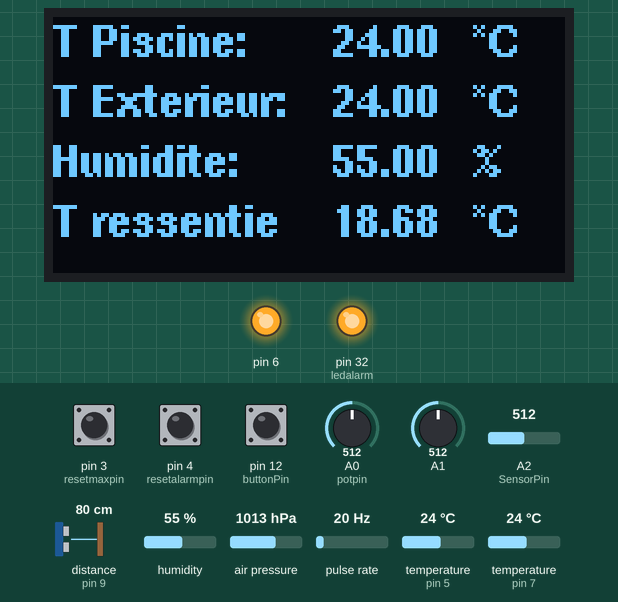
Simulated run of this sketch. Board: Arduino Mega 2560, built with avr-gcc and run on an emulated ATmega2560. On the bench: 128×64 one-colour display, output pins drawn as LEDs (lit = HIGH). Wiring (inferred from the names in the program): ultrasonic range finder: trigger pin 8; echo pin 9; pulse sensor: data pin 2. The inputs (shaded band) are chosen by the test bench; at power-on: humidity 55 %, pin 12 (buttonPin) HIGH, distance to the obstacle (sensor on pin 9) 80 cm, air pressure 1013 hPa, pin 3 (resetmaxpin) HIGH, pin 4 (resetalarmpin) HIGH, A0 (potpin) = 512, A1 = 512, A2 (SensorPin) = 512, pulse rate 20 Hz, temperature (sensors on pin 5, pin 7) 24 °C. The echo pulse lasts 58.3 µs per cm; pins used as bus, display or sensor lines are not drawn; what the sketch prints to the serial monitor is not drawn.

Above: at 5.2 s.
5.3 s: humidity set to 22 %
At 10.1 s:
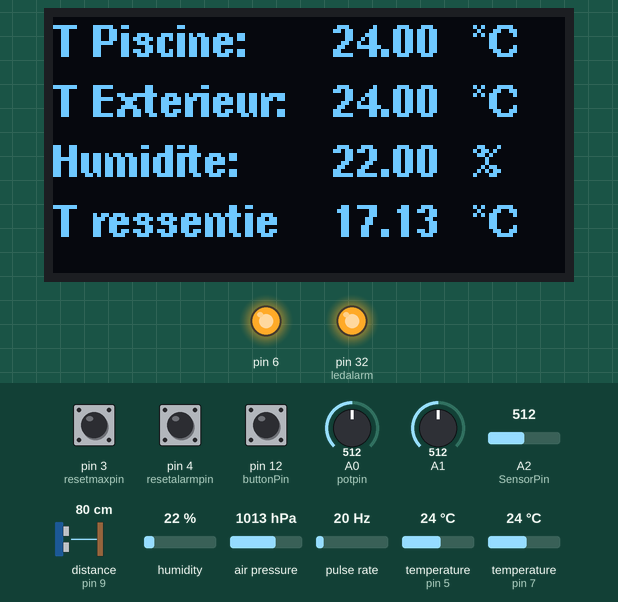
10.7 s: pin 12 (buttonPin) pulled LOW for 3.2 s
At 14.4 s:
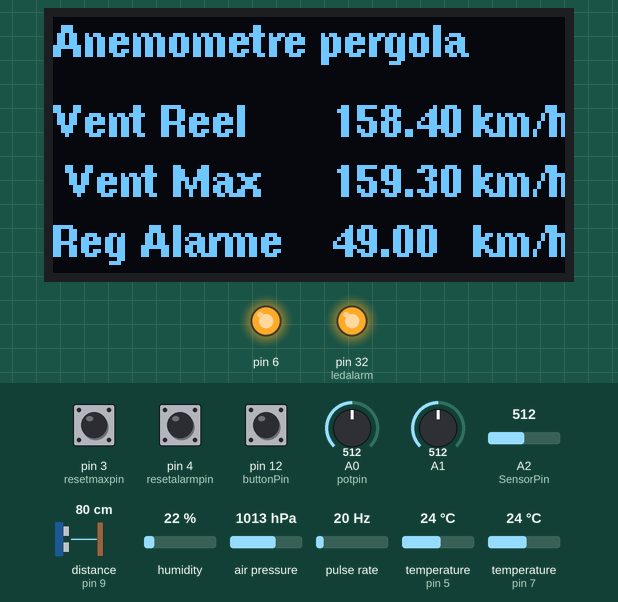
15.4 s: pin 12 (buttonPin) pulled LOW for 3.2 s
At 19.5 s:
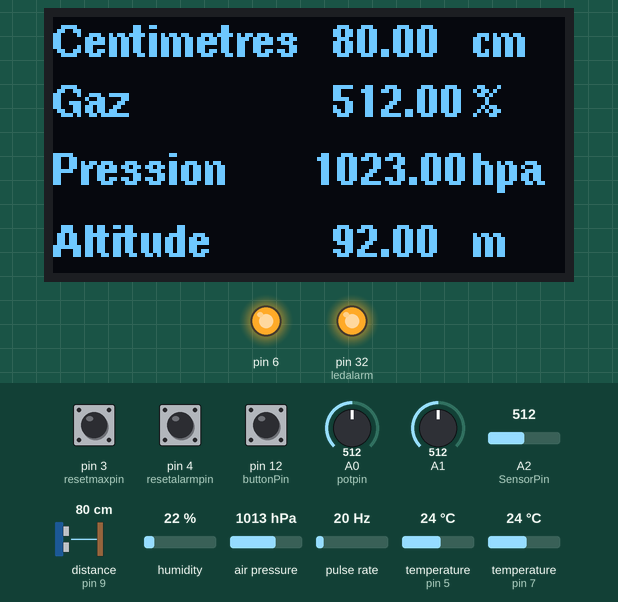
24.4 s: distance to the obstacle (sensor on pin 9) set to 2 cm
At 32.7 s:
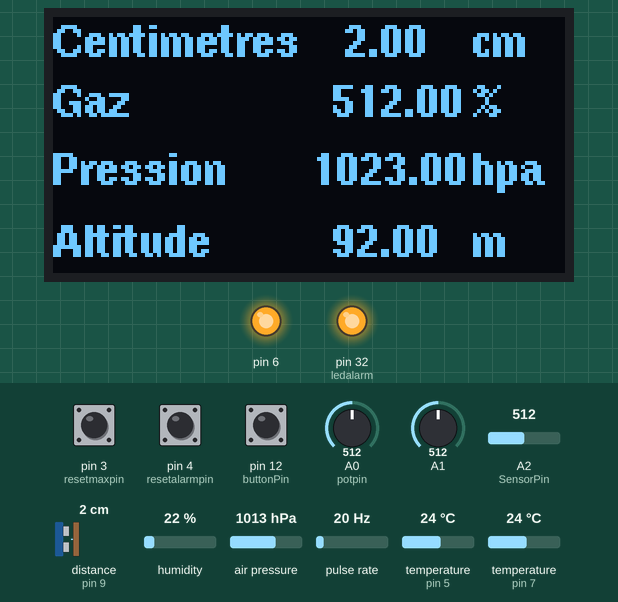
36.5 s: air pressure set to 952 hPa
At 41.6 s:
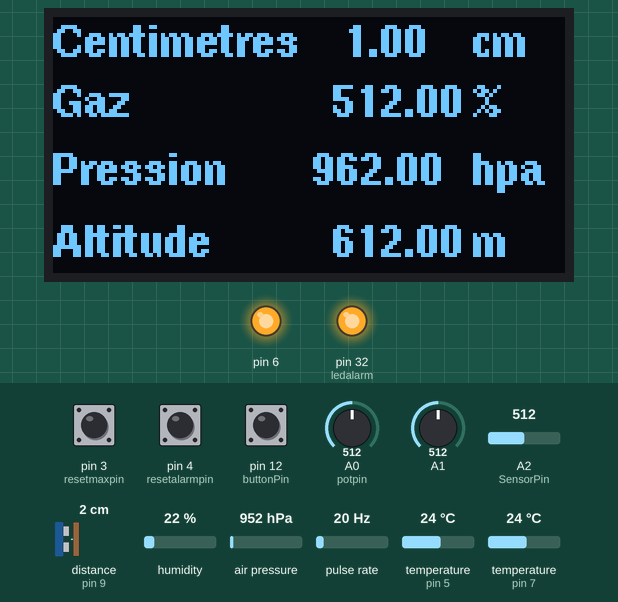
42.5 s: pin 12 (buttonPin) pulled LOW for 3.2 s
At 46.5 s:
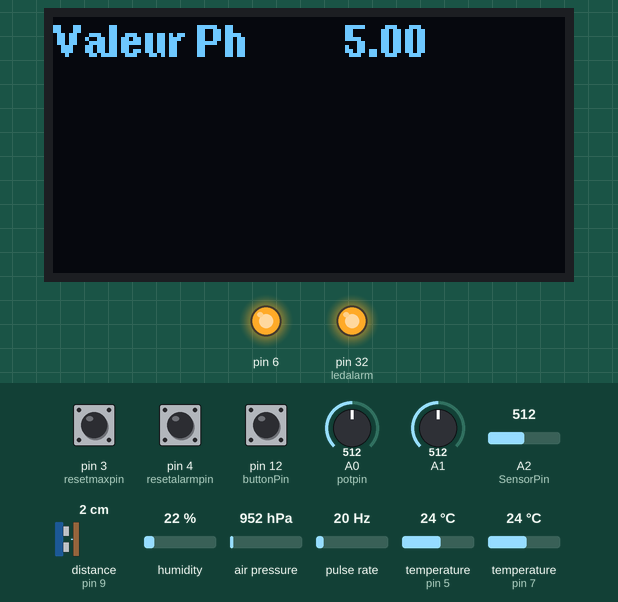
Timing chart, 0 to 48.0 s (numbered marks = the images above; inputs shaded):
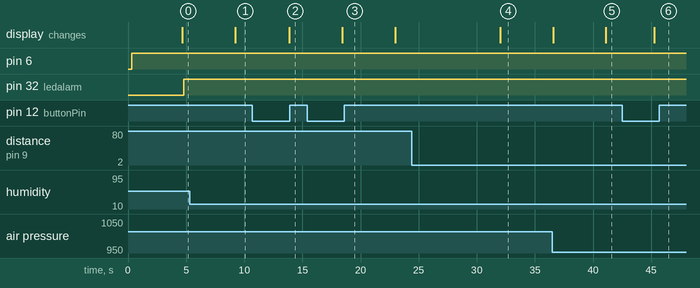

Measured:
- after the input at 5.3 s, the display: changes after 3.9 s (image 1)
- after the input at 10.7 s, the display: changes after 3.2 s (image 2)
- after the input at 15.4 s, the display: changes after 3.0 s (image 3)
- after the input at 24.4 s, the display: changes after 7.6 s (image 4)
- after the input at 36.5 s, the display: first differs from a run without the input after 4.6 s (image 5)
- after the input at 42.5 s, the display: changes after 2.8 s (image 6)

The sketch:

Programme_MEGA_-_Multi-capteurs.ino
```cpp
//https://cuneyt.aliustaoglu.biz/en/managing-page-loop-for-u8glib-using-arduino-uno-oled-128x64-i2c/
// Anémomètre https://www.youtube.com/watch?v=Fk8GPtifyJ0
#include <SoftwareSerial.h>
#include <Wire.h>
#include "SPI.h"
#include <OneWire.h>
#include <DallasTemperature.h>
#include "Adafruit_Sensor.h"
#include "Adafruit_BMP280.h"
#include <Adafruit_BME280.h>
#include "U8glib.h"  //Download Library
U8GLIB_SSD1306_128X64 u8g(U8G_I2C_OPT_NONE|U8G_I2C_OPT_DEV_0);
int p;
float b;
int buf[10],temp1;

const int trigPin = 8;
const int echoPin = 9;
#define ledalarm 32           // LED ALARM
#define resetmaxpin 3            // remise a zero max Pin (button)
#define resetalarmpin 4          // remise a zero Alarm Pin (button)
#define SensorPin 2         // the pH meter Analog output is connected with the Arduino’s Analog
unsigned long int avgValue;  //Store the average value of the sensor feedback
long duration, distance; // Durée utilisée pour calculer la distance

// Pin capteur effet hall
#define REEDPIN 2// PIN D2 Pin capteur effet hall
// Interruptions matérielles pour le Reed-Pin

#define REEDINTERRUPT 0 //PIN A0
// Umfang in mm wurde im Windkanal mit dem Volkswindmesser ermittelt als Referenz
#define RADUMFANG 2200


const int buttonPin = 12;     // the number of the pushbutton pin
int EtatBoutton = 0;         // variable for reading the pushbutton status
int page = 0;

SoftwareSerial nodemcu(18,19);//RX D19 et TX D18
#include <Wire.h>

 #include "DHT.h"   // Librairie des capteurs DHT

#define DHTPIN 5    //  pin sur lequel est branché le DHT

// Dé-commentez la ligne qui correspond à votre capteur
#define DHTTYPE DHT11     // DHT 11
//#define DHTTYPE DHT22       // DHT 22  (AM2302)
//#define DHTTYPE DHT21     // DHT 21 (AM2301)


DHT dht(DHTPIN, DHTTYPE);

#define ONE_WIRE_BUS 7
OneWire oneWire(ONE_WIRE_BUS);
DallasTemperature DS18B20(&oneWire);

//int pwm_back_light;
int pwm_led1;
long int data; /*
int relay1 = 13;
int relay2 = 12; */
int gaz;
float temp;
float Fahrenheit=0;
float tempf = 0; // temperature flag
int gaz_ppm = 0;
float sdata1 = 0; // temperature data
long int sdata2 = 0; // pressure data
long int sdata3 = 0; // altitude data

String cdata; // complete data
 Adafruit_BMP280 bmp; // I2C //BMP 280 SCL SUR SCL et SDA SUR SDA
char str[10];

void drawTest(void) {
  u8g.setFont(u8g_font_unifont);
  u8g.drawStr( 0, 20, "  GESTION MAISON");


}
void setup()
{
   u8g.setFont(u8g_font_unifont);
  u8g.setColorIndex(1);
  p = 0;
Serial.begin(115200);
  Serial.println("DHT11 test!");
  dht.begin();
nodemcu.begin(9600);

  // initialize the pushbutton pin as an input:
  pinMode(buttonPin, INPUT_PULLUP);


  pinMode(REEDPIN, INPUT_PULLUP); // Reedkontakt direkt und ohne Widerstand angeschlossen
  attachInterrupt(REEDINTERRUPT, reedISR, FALLING);
 pinMode(resetmaxpin, INPUT_PULLUP); // Resetmax Taster direkt und ohne Widerstand angeschlossen (gegen ground)
pinMode(resetalarmpin, INPUT_PULLUP); // Resetalarm Taster direkt und ohne Widerstand angeschlossen (gegen ground)

pinMode(trigPin, OUTPUT);
pinMode(echoPin, INPUT);

//pinMode(BUILTIN_LED, OUTPUT);
pinMode(32, OUTPUT);
pinMode(6, OUTPUT);

DS18B20.begin();
if (!bmp.begin(0x76)) {
   Serial.println(F("Could not find a valid BMP280 sensor, check wiring!"));
    while (1) {}
  }

}

float ms2; //globale Variable Speed in m/s
float msmax = 0;  //Maximalwert
unsigned long umin; // U/min

int alarm; // Limite d’alarme en m/s


volatile byte reedCountSum;
volatile long reedMillisSum;

unsigned long lastReedMillis;

void reedISR()
{
  if (millis()-lastReedMillis>=5)   // 25 ms correspond au maximum à 40 tours par seconde (pour les anémomètres populaires, le temps de rebondissement est suffisant)
  {
    reedCountSum++;                 // compter un tour de roue
    reedMillisSum+=millis()-lastReedMillis;   // Zeit addieren
    lastReedMillis=millis();       // Zeit merken
  }
}

unsigned long gesamtUmdrehungen = 0; //4545300;

void tachoAnzeige()
{
  byte umdrehungen;
  unsigned long zeit;
  float kph, kilometer, ms;
  char buffer[10];
  noInterrupts();            // Interrupts sperren
    umdrehungen=reedCountSum;// Zählvariable umkopieren
    reedCountSum=0;          // Zählvariable auf 0 zurücksetzen
    zeit=reedMillisSum;      // Zeitzähler umkopieren
    reedMillisSum=0;         // Zeitzähler auf 0 zurücksetzen
  interrupts();              // Interrupts wieder zulassen
    gesamtUmdrehungen+= umdrehungen; // Aufsummieren aller Radumdrehungen
    kilometer=(float)gesamtUmdrehungen*(float)RADUMFANG/1000000.0; // Kilometerzähler

  if (umdrehungen>0){
    kph=float(RADUMFANG)*(float)umdrehungen/(float)zeit*3.6;
    ms=float(RADUMFANG)*(float)umdrehungen/(float)zeit;
    umin=umdrehungen*60000/zeit;  }
  else {
    kph=0.0;      //Null setzen wenn keine Umdrehung gefunden wurde
    umin = 0; }   //Null setzen wenn keine Umdrehung gefunden wurde


    // ms = kph/3.6; //aus km/h mach m/s - kmh/3.6
    ms2 = kph; //variable ms in ms2 global kopieren

    sprintf(buffer,"%4i T/min ",umin);    // mit Nullen - sprintf(buffer,"%04i U/min ",umin); 4-Stellen Lagerichtig :-).

    dtostrf(msmax,5,2,buffer);            // Insgesamt 5 Stellen 12.45 (Dezimalpunkt ist auch eine Stelle)

    dtostrf(kph,5,1,buffer);

    dtostrf(ms,5,2,buffer);

    //maximal mémorisées
    if (ms2 > msmax) {
    msmax = ms2;   }
   // Serial.println(msmax);

    //umin 0 setzen wenn ms2 0 ist.
   // if (ms2 == 0.0) {
   // umin = 0;  }

   //Serial.println(gesamtUmdrehungen);


  }

unsigned long interval;           // update LCD/LED interval (milliseconds)
unsigned long previousMillis = 0;
unsigned long intervalalarm = 200;           // update Alarm Anzeige interval (milliseconds)
unsigned long previousMillisalarm = 0;

unsigned long currentMillis;

void displayWeather(){ //Création d’une fonction pour lire et afficher la température et l’humidité sur l’écran OLED
  // Read humidité as %
  float sdata1 = dht.readHumidity();
  // Read temperature as Celsius
  float sdata2 = dht.readTemperature();
  // Read temperature as Celsius
  float sdata3 = DS18B20.getTempCByIndex(0);
  // Read temperature as Fahrenheit
  //float f = dht.readTemperature(true);
  int gaz_ppm = analogRead(A2);

  // Vérifier si des lectures ont échoué et  réessayer.
  if (isnan(sdata1) || isnan(sdata2) ){
    //display.clear(); // clearing the display
    u8g.drawStr(5,0, "PROBLEME DHT");

    return;
  }
      if ( isnan(sdata3)){

    u8g.drawStr(0, 15, "PROBLEME DS");

    return;
      }
         if ( isnan(gaz_ppm)){

    u8g.drawStr(0, 15, "PROBLEME GAZ");

    return;
         }

}
int potpin = 0;  // A0 broche analogique utilisée pour connecter le potentiomètre réglage alarme vent
int val;    // variable pour lire la valeur à partir de la broche analogique

void loop()
{

   long duration, distance;
  digitalWrite(trigPin, LOW);
  delayMicroseconds(2);

  digitalWrite(trigPin, HIGH);
  delayMicroseconds(10);

  digitalWrite(trigPin, LOW);
  duration = pulseIn(echoPin, HIGH);
  distance = (duration/2) / 29.1;
  Serial.print(distance);
  Serial.println("   Centimetres:");
 //Adapter l’entrée d’évaluation en fonction du régime
  if (ms2 < 1) {
    interval = 4000;  }
  if (ms2 >= 1 && ms2 < 2) {
    interval = 2100;  }
  if (ms2 >= 2 && ms2 < 3) {
    interval = 1100;  }
  if (ms2 >= 3 && ms2 < 4) {
    interval = 800;  }
  if (ms2 >= 4 && ms2 < 6 ) {
    interval = 600;  }
  if (ms2 > 6) {
    interval = 400;  }


  // Anzeige wird nach dem eingestellten inteval aktualisiert
  currentMillis = millis();
  if (currentMillis - previousMillis >= interval)
  {
    tachoAnzeige();
    previousMillis = currentMillis;
  }

  // Mise à jour de l’affichage d’alarame après l’interval défini
  if (currentMillis - previousMillisalarm >= intervalalarm)
  {
    val = analogRead(potpin);            // reads the value of the potentiometer (value between 0 and 1023)
    alarm = map(val, 0, 1023, 0, 99);     // LE CHIFFRE SUR LCD CORRESPOND A LA VITESSE EN KMH
  Serial.println("Réglage alarme vent");
  Serial.println( val);
// lcd.setCursor(18, 1);
//    if(alarm < 10) lcd.print("0"); // un espace ou aussi un nombre zéro f(zahl <10) print(" "); // un espace ou aussi un nombre zéro
//    lcd.print(alarm);

     //Allumer l’alarme LED lorsque le vent > la valeur d’alarme
    if (ms2 > alarm) {
    digitalWrite(ledalarm, HIGH);
   // lcd.setCursor(0, 1);
  //  lcd.print("*** A L A R M ***");    }
Serial.println("*** A L A R M ***");
   previousMillisalarm = currentMillis;
  }
    // Réinitialiser l’alarme LED si le vent est > 5 ms ou si le bouton de réinitialisation est enfoncé
    // if (ms2 < 2 && digitalRead(ledalarm) == HIGH || digitalRead(resetmaxpin) == LOW)
    if (digitalRead(resetalarmpin) == LOW) {
    digitalWrite(ledalarm, LOW);

    }

    //Suppression des 5 premières rotations ou réinitialisation du bouton pour rétablir la valeur maximale
    if (gesamtUmdrehungen < 10 || digitalRead(resetmaxpin) == LOW ) {
    msmax = 0;  }

    //Réinitialiser les rotations globales avant que le présentoir ne déborde
    if (gesamtUmdrehungen > 4545430) {
    gesamtUmdrehungen = 0;  }

  for(int i=0;i<10;i++)       //Get 10 sample value from the sensor for smooth the value
  {
    buf[i]=analogRead(SensorPin);
    delay(10);
  }
  for(int i=0;i<9;i++)        //sort the analog from small to large
  {
    for(int j=i+1;j<10;j++)
    {
      if(buf[i]>buf[j])
      {
        temp=buf[i];
        buf[i]=buf[j];
        buf[j]=temp;
      }
    }
  }
  avgValue=0;
  for(int i=2;i<8;i++)                      //take the average value of 6 center sample
    avgValue+=buf[i];
  float phValue=(float)avgValue*5.0/1024/6; //convert the analog into millivolt
  phValue=2.0*phValue;                      //convert the millivolt into pH value
  Serial.print("    pH:");
  Serial.print(phValue,2);
  Serial.println(" ");

digitalWrite(6, 1);
Serial.println("test gaz");

  gaz_ppm=analogRead(A1);

  Serial.println(gaz_ppm);

  if(gaz_ppm>300)
  {
     digitalWrite(4,LOW);
    digitalWrite(5,HIGH);
  }

  if(gaz_ppm<250)
  {
      digitalWrite(4,HIGH);
      digitalWrite(5,LOW);
  }

  DS18B20.requestTemperatures();
   float temp = DS18B20.getTempCByIndex(0);

      Serial.print("Temperature DS18B20 = ");
    Serial.print(temp);
    sdata1 = temp;
    Serial.println(" *C");

Serial.println(nodemcu.available());

if(nodemcu.available() == 0 )
{

    Serial.print("Pressure = ");
    Serial.print(bmp.readPressure());
    sdata2 =( bmp.readPressure()/100)+10;// pour ajuster la pression
    Serial.println(" Pa");
    Serial.print("ma_variable");
    Serial.println("hPa");

    // Calculate altitude assuming 'standard' barometric
    // pressure of 1013.25 millibar = 101325 Pascal
    Serial.print("Altitude = ");
    Serial.print(bmp.readAltitude());
    int ma_variable_2 = bmp.readAltitude();
    sdata3 = (bmp.readAltitude())+90;// Pour ajuster l'altitude
    Serial.println(" metres");
    Serial.println(sdata3);


  float sdata4 = dht.readHumidity();
  float sdata5 = dht.readTemperature();

   cdata = cdata + sdata1 + "," + sdata2 + "," + sdata3 + "," + gaz_ppm + "," + sdata4 + ","
     + sdata5 + "," + ms2+ "," + msmax + "," + distance + "," + phValue + "," + alarm ;


Serial.println("On affiche cdata: ");
   Serial.println(cdata);
   nodemcu.println(cdata);
   delay(1000); // 100 milli seconds
   cdata = "";
}

if ( nodemcu.available() > 0 )
{
  data = nodemcu.parseInt();
  delay(100);
  Serial.println(data);

}
// Délai de 2 secondes entre chaque mesure. La lecture prend 250 millisecondes
  delay(2000);

  // Lecture du taux d'humidité
  float h = dht.readHumidity();
  // Lecture de la température en Celcius
  float t = dht.readTemperature();
  // Pour lire la température en Fahrenheit
  float f = dht.readTemperature(true);

  // Stop le programme et renvoie un message d'erreur si le capteur ne renvoie aucune mesure
  if (isnan(h) || isnan(t) || isnan(f)) {
    Serial.println("Echec de lecture !");
    return;
  }

  // Calcul la température ressentie. Il calcul est effectué à partir de la température en Fahrenheit
  // On fait la conversion en Celcius dans la foulée
  float hi = dht.computeHeatIndex(t, h);


  Serial.print("Humidite: ");
  Serial.print(h);
  Serial.print(" *C");
  Serial.print("Temperature: ");
  Serial.print(t);
  Serial.print(" *C ");
  Serial.print("Temperature ressentie: ");
  Serial.print(dht.convertFtoC(hi));
  Serial.println(" *C");
  // picture loop


  // read the state of the pushbutton value:
  EtatBoutton = digitalRead(buttonPin);


  if ( EtatBoutton == LOW)// low ou high pour faire défiler le oled ou pas
   {
    page = page +1; // 0, 1, 2 et 3
    if (page == 4)
    {
      page = 0;
    }
    //delay(1);
   }

 if (page == 0)
 {
    u8g.firstPage();
    do {
        //Taille police
        //u8g.setFont(u8g_font_5x8);
       // u8g.setFont(u8g_font_6x10);
          u8g.setFont(u8g_font_helvB08);

        u8g.drawStr( 0, 10, "T Piscine:");//chiffre N°1 déplacement du titre vertical chiffre N°2 déplacement du titre horizontal
        u8g.drawStr( 70, 10, dtostrf(sdata1, 5, 2, str));//chiffre N°1 déplacement de la valeur vertical chiffre N°2 déplacement de la valeurhorizontal
        u8g.drawStr( 105, 10, "*C");//chiffre N°1 déplacement du "C" chiffre N°2 déplacement du "C" horizontal

        u8g.drawStr( 0, 25, "T Exterieur:");
        u8g.drawStr( 70, 25, dtostrf(t, 5, 2, str));
        u8g.drawStr( 105,25, "*C");

        u8g.drawStr( 0, 40, "Humidite:");
        u8g.drawStr( 70, 40, dtostrf(h, 5, 2, str));
        u8g.drawStr( 105,40, "%");

        u8g.drawStr( 0, 55, "T ressentie");
        u8g.drawStr( 70, 55, dtostrf(hi, 5, 2, str));
        u8g.drawStr( 105, 55, "*C");

        } while( u8g.nextPage() );
      delay(100);// Temps d'affichage de l'écran
 }

 if (page == 1)
 {
   u8g.firstPage();
    do {

      u8g.drawStr( 0, 10, "Anemometre pergola");

      u8g.drawStr( 0, 30, "Vent Reel");
      u8g.drawStr( 70, 30, dtostrf(ms2, 5, 2, str));
      u8g.drawStr( 105, 30, "km/h");

      u8g.drawStr( 0, 45, " Vent Max");
      u8g.drawStr( 70, 45, dtostrf(msmax, 5, 2, str));
      u8g.drawStr( 105, 45, "km/h");

      u8g.drawStr( 0, 60, "Reg Alarme");
      u8g.drawStr( 70, 60, dtostrf(alarm, 5, 2, str));
      u8g.drawStr( 105, 60, "km/h");

      } while( u8g.nextPage() );
      delay(100);// Temps d'affichage de l'écran
 }

 if (page == 2)
 {
   u8g.firstPage();
    do {
        u8g.drawStr( 0, 10, "Centimetres");
        u8g.drawStr( 70, 10, dtostrf(distance, 5, 2, str));
        u8g.drawStr( 105, 10, "cm");

        u8g.drawStr( 0, 25, "Gaz");
        u8g.drawStr( 70,25, dtostrf(gaz_ppm, 5, 2, str));
        u8g.drawStr( 105, 25, "%");

        u8g.drawStr( 0, 42, "Pression");
        u8g.drawStr( 65,42, dtostrf(sdata2, 5, 2, str));
        u8g.drawStr( 105,42, "hpa");


        u8g.drawStr( 0,60, "Altitude");
        u8g.drawStr( 70,60, dtostrf(sdata3, 5, 2, str));
        u8g.drawStr( 105,60, "m");


      } while( u8g.nextPage() );
      delay(100);// Temps d'affichage de l'écran
 }


      if (page == 3)
     {
        u8g.firstPage();
        do {
        u8g.drawStr( 0, 10, "Valeur Ph");
        u8g.drawStr( 70, 10, dtostrf(phValue, 5, 2, str));
        u8g.drawStr( 105, 10, "");


          } while( u8g.nextPage() );
          delay(100);// Temps d'affichage de l'écran
     }
  }
}
```
